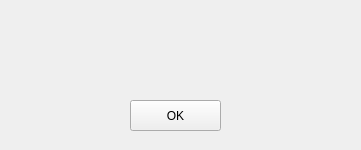
<?xml version="1.0" encoding="UTF-8"?>
<ui version="4.0">
 <class>GameOverWidget</class>
 <widget class="QWidget" name="GameOverWidget">
  <property name="geometry">
   <rect>
    <x>0</x>
    <y>0</y>
    <width>361</width>
    <height>150</height>
   </rect>
  </property>
  <property name="windowTitle">
   <string>Form</string>
  </property>
  <widget class="QPushButton" name="OK_Button">
   <property name="geometry">
    <rect>
     <x>130</x>
     <y>100</y>
     <width>91</width>
     <height>31</height>
    </rect>
   </property>
   <property name="sizePolicy">
    <sizepolicy hsizetype="Fixed" vsizetype="Fixed">
     <horstretch>0</horstretch>
     <verstretch>0</verstretch>
    </sizepolicy>
   </property>
   <property name="text">
    <string>OK</string>
   </property>
  </widget>
  <widget class="QLabel" name="gameEndingLabel">
   <property name="geometry">
    <rect>
     <x>10</x>
     <y>40</y>
     <width>341</width>
     <height>31</height>
    </rect>
   </property>
   <property name="sizePolicy">
    <sizepolicy hsizetype="Fixed" vsizetype="Fixed">
     <horstretch>0</horstretch>
     <verstretch>0</verstretch>
    </sizepolicy>
   </property>
   <property name="font">
    <font>
     <family>Rockwell Extra Bold</family>
     <pointsize>13</pointsize>
     <weight>75</weight>
     <bold>true</bold>
    </font>
   </property>
   <property name="layoutDirection">
    <enum>Qt::LeftToRight</enum>
   </property>
   <property name="text">
    <string/>
   </property>
   <property name="alignment">
    <set>Qt::AlignCenter</set>
   </property>
  </widget>
 </widget>
 <resources/>
 <connections/>
</ui>
